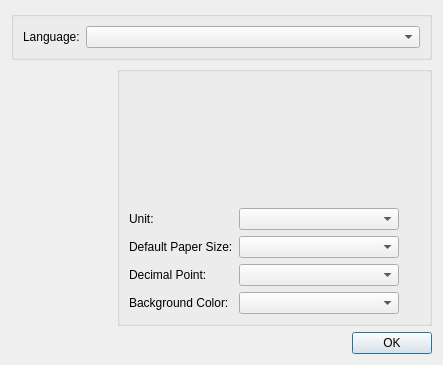
<?xml version="1.0" encoding="UTF-8"?>
<ui version="4.0">
 <class>FirstStart</class>
 <widget class="QDialog" name="FirstStart">
  <property name="windowModality">
   <enum>Qt::ApplicationModal</enum>
  </property>
  <property name="geometry">
   <rect>
    <x>0</x>
    <y>0</y>
    <width>443</width>
    <height>365</height>
   </rect>
  </property>
  <property name="sizePolicy">
   <sizepolicy hsizetype="Fixed" vsizetype="Fixed">
    <horstretch>0</horstretch>
    <verstretch>0</verstretch>
   </sizepolicy>
  </property>
  <property name="windowTitle">
   <string/>
  </property>
  <layout class="QVBoxLayout" name="verticalLayout_3">
   <item>
    <widget class="QGroupBox" name="LanguageBackground">
     <layout class="QHBoxLayout" name="horizontalLayout">
      <item>
       <widget class="QLabel" name="LanguageLabel">
        <property name="text">
         <string notr="true">Language:</string>
        </property>
       </widget>
      </item>
      <item>
       <widget class="QComboBox" name="Language">
        <property name="sizePolicy">
         <sizepolicy hsizetype="Expanding" vsizetype="Fixed">
          <horstretch>0</horstretch>
          <verstretch>0</verstretch>
         </sizepolicy>
        </property>
       </widget>
      </item>
     </layout>
    </widget>
   </item>
   <item>
    <layout class="QHBoxLayout" name="horizontalLayout_2">
     <item>
      <layout class="QVBoxLayout" name="verticalLayout_2">
       <item>
        <widget class="QToolButton" name="Icon">
         <property name="minimumSize">
          <size>
           <width>100</width>
           <height>100</height>
          </size>
         </property>
         <property name="styleSheet">
          <string notr="true">border: none;background-color:transparent;</string>
         </property>
         <property name="icon">
          <iconset>
           <normaloff>../../cavecad_icon.png</normaloff>../../cavecad_icon.png</iconset>
         </property>
         <property name="iconSize">
          <size>
           <width>92</width>
           <height>92</height>
          </size>
         </property>
        </widget>
       </item>
       <item>
        <spacer name="verticalSpacer">
         <property name="orientation">
          <enum>Qt::Vertical</enum>
         </property>
         <property name="sizeHint" stdset="0">
          <size>
           <width>20</width>
           <height>40</height>
          </size>
         </property>
        </spacer>
       </item>
      </layout>
     </item>
     <item>
      <widget class="QGroupBox" name="Background">
       <layout class="QVBoxLayout" name="verticalLayout">
        <item>
         <widget class="QTextBrowser" name="Text">
          <property name="styleSheet">
           <string notr="true">background-color: rgba(255, 255, 255, 0);</string>
          </property>
          <property name="frameShape">
           <enum>QFrame::NoFrame</enum>
          </property>
          <property name="verticalScrollBarPolicy">
           <enum>Qt::ScrollBarAlwaysOff</enum>
          </property>
          <property name="horizontalScrollBarPolicy">
           <enum>Qt::ScrollBarAlwaysOff</enum>
          </property>
          <property name="sizeAdjustPolicy">
           <enum>QAbstractScrollArea::AdjustToContents</enum>
          </property>
          <property name="html">
           <string notr="true">&lt;!DOCTYPE HTML PUBLIC &quot;-//W3C//DTD HTML 4.0//EN&quot; &quot;http://www.w3.org/TR/REC-html40/strict.dtd&quot;&gt;
&lt;html&gt;&lt;head&gt;&lt;meta name=&quot;qrichtext&quot; content=&quot;1&quot; /&gt;&lt;style type=&quot;text/css&quot;&gt;
p, li { white-space: pre-wrap; }
&lt;/style&gt;&lt;/head&gt;&lt;body style=&quot; font-family:'.SF NS Text'; font-size:13pt; font-weight:400; font-style:normal;&quot;&gt;
&lt;p style=&quot;-qt-paragraph-type:empty; margin-top:0px; margin-bottom:0px; margin-left:0px; margin-right:0px; -qt-block-indent:0; text-indent:0px; font-family:'Sans Serif'; font-size:10pt;&quot;&gt;&lt;br /&gt;&lt;/p&gt;&lt;/body&gt;&lt;/html&gt;</string>
          </property>
         </widget>
        </item>
        <item>
         <layout class="QFormLayout" name="formLayout">
          <item row="0" column="0">
           <widget class="QLabel" name="UnitLabel">
            <property name="text">
             <string notr="true">Unit:</string>
            </property>
           </widget>
          </item>
          <item row="0" column="1">
           <widget class="QComboBox" name="Unit">
            <property name="sizePolicy">
             <sizepolicy hsizetype="Fixed" vsizetype="Fixed">
              <horstretch>0</horstretch>
              <verstretch>0</verstretch>
             </sizepolicy>
            </property>
            <property name="minimumSize">
             <size>
              <width>160</width>
              <height>0</height>
             </size>
            </property>
            <property name="maximumSize">
             <size>
              <width>160</width>
              <height>16777215</height>
             </size>
            </property>
           </widget>
          </item>
          <item row="1" column="0">
           <widget class="QLabel" name="DefaultPaperSizeLabel">
            <property name="text">
             <string notr="true">Default Paper Size:</string>
            </property>
           </widget>
          </item>
          <item row="1" column="1">
           <widget class="QComboBox" name="DefaultPaperSize">
            <property name="sizePolicy">
             <sizepolicy hsizetype="Fixed" vsizetype="Fixed">
              <horstretch>0</horstretch>
              <verstretch>0</verstretch>
             </sizepolicy>
            </property>
            <property name="minimumSize">
             <size>
              <width>160</width>
              <height>0</height>
             </size>
            </property>
            <property name="maximumSize">
             <size>
              <width>160</width>
              <height>16777215</height>
             </size>
            </property>
           </widget>
          </item>
          <item row="2" column="0">
           <widget class="QLabel" name="DecimalPointLabel">
            <property name="text">
             <string notr="true">Decimal Point:</string>
            </property>
           </widget>
          </item>
          <item row="2" column="1">
           <widget class="QComboBox" name="DecimalPoint">
            <property name="sizePolicy">
             <sizepolicy hsizetype="Fixed" vsizetype="Fixed">
              <horstretch>0</horstretch>
              <verstretch>0</verstretch>
             </sizepolicy>
            </property>
            <property name="minimumSize">
             <size>
              <width>160</width>
              <height>0</height>
             </size>
            </property>
            <property name="maximumSize">
             <size>
              <width>160</width>
              <height>16777215</height>
             </size>
            </property>
           </widget>
          </item>
          <item row="3" column="0">
           <widget class="QLabel" name="BackgroundColorLabel">
            <property name="text">
             <string notr="true">Background Color:</string>
            </property>
           </widget>
          </item>
          <item row="3" column="1">
           <widget class="QComboBox" name="BackgroundColor">
            <property name="sizePolicy">
             <sizepolicy hsizetype="Fixed" vsizetype="Fixed">
              <horstretch>0</horstretch>
              <verstretch>0</verstretch>
             </sizepolicy>
            </property>
            <property name="minimumSize">
             <size>
              <width>160</width>
              <height>0</height>
             </size>
            </property>
            <property name="maximumSize">
             <size>
              <width>160</width>
              <height>16777215</height>
             </size>
            </property>
           </widget>
          </item>
         </layout>
        </item>
       </layout>
      </widget>
     </item>
    </layout>
   </item>
   <item>
    <widget class="QDialogButtonBox" name="ButtonBox">
     <property name="orientation">
      <enum>Qt::Horizontal</enum>
     </property>
     <property name="standardButtons">
      <set>QDialogButtonBox::Ok</set>
     </property>
    </widget>
   </item>
  </layout>
 </widget>
 <resources/>
 <connections>
  <connection>
   <sender>ButtonBox</sender>
   <signal>accepted()</signal>
   <receiver>FirstStart</receiver>
   <slot>accept()</slot>
   <hints>
    <hint type="sourcelabel">
     <x>248</x>
     <y>254</y>
    </hint>
    <hint type="destinationlabel">
     <x>157</x>
     <y>274</y>
    </hint>
   </hints>
  </connection>
  <connection>
   <sender>ButtonBox</sender>
   <signal>rejected()</signal>
   <receiver>FirstStart</receiver>
   <slot>reject()</slot>
   <hints>
    <hint type="sourcelabel">
     <x>316</x>
     <y>260</y>
    </hint>
    <hint type="destinationlabel">
     <x>286</x>
     <y>274</y>
    </hint>
   </hints>
  </connection>
 </connections>
</ui>
